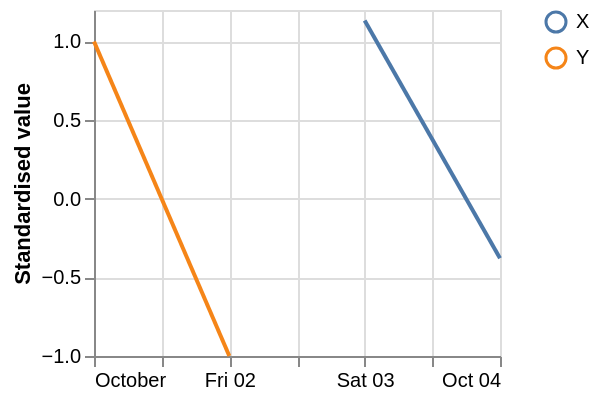

Here is the Vega-Lite specification saved for this chart:
### Vega-Lite specification from a JSON file in a GitHub repository (floating-point values rounded to 4 significant figures)
{"$schema": "https://vega.github.io/schema/vega-lite/v6.json", "width": "container", "height": 200, "autosize": {"type": "fit", "contains": "padding"}, "data": {"values": [{"t": "2026-10-01T00:00:00Z", "s": "X", "v": 10}, {"t": "2026-10-01T00:00:00Z", "s": "Y", "v": 100}, {"t": "2026-10-02T00:00:00Z", "s": "X", "v": null}, {"t": "2026-10-02T00:00:00Z", "s": "Y", "v": 90}, {"t": "2026-10-03T00:00:00Z", "s": "X", "v": 15}, {"t": "2026-10-03T00:00:00Z", "s": "Y", "v": null}, {"t": "2026-10-04T00:00:00Z", "s": "X", "v": 11}, {"t": "2026-10-04T00:00:00Z", "s": "Y", "v": 95}]}, "transform": [{"groupby": ["s"], "joinaggregate": [{"as": "mean", "field": "v", "op": "mean"}, {"as": "sd", "field": "v", "op": "stdev"}]}, {"as": "z", "calculate": "datum.v == null ? null : (datum.sd > 0 ? (datum.v - datum.mean) / datum.sd : 0)"}], "layer": [{"mark": {"invalid": "break-paths-filter-domains", "type": "line"}, "encoding": {"color": {"field": "s", "legend": {"title": null}, "scale": {"domain": ["X", "Y"]}, "type": "nominal"}, "x": {"axis": {"title": null}, "field": "t", "scale": {"nice": false}, "type": "temporal"}, "y": {"axis": {"title": "Standardised value"}, "field": "z", "scale": {"zero": false}, "type": "quantitative"}}}, {"mark": {"opacity": 0, "size": 80, "type": "point"}, "encoding": {"color": {"field": "s", "legend": {"title": null}, "scale": {"domain": ["X", "Y"]}, "type": "nominal"}, "tooltip": [{"field": "t", "format": "%d %b %Y", "title": "Date", "type": "temporal"}, {"field": "s", "title": "Series", "type": "nominal"}, {"field": "v", "format": ".3~g", "title": "Value", "type": "quantitative"}], "x": {"axis": {"title": null}, "field": "t", "scale": {"nice": false}, "type": "temporal"}, "y": {"axis": {"title": "Standardised value"}, "field": "z", "scale": {"zero": false}, "type": "quantitative"}}}]}
